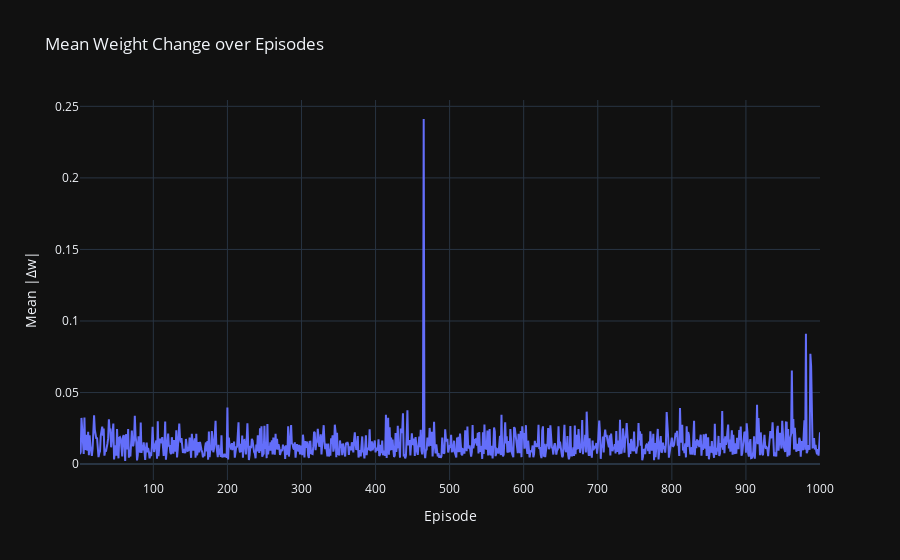

Here is the notebook cell this chart was saved with:
### Code cell
CLASS_NAME = "Berzerk-Default"

agent = Sarsa(env.action_space.n)

epsilon_min = 0.1

trainer = Trainer(epsilon_min, 0.8, initial_epsilon=0.5)
agent = trainer.train_if_needed(agent, env, class_name=CLASS_NAME, n_episodes=1000)

env.close()

### Figure 1 — Plotly figure (JSON) as saved in the notebook; plotly's stock layout.template omitted (floating-point values rounded to 4 significant figures; data arrays with more than 128 entries replaced by an {"elided": "..."} marker saying what was removed)
{"data": [{"hovertemplate": "Episode=%{x}<br>Mean |Δw|=%{y}<extra></extra>", "legendgroup": "", "line": {"color": "#636efa", "dash": "solid"}, "marker": {"symbol": "circle"}, "mode": "lines", "name": "", "orientation": "v", "showlegend": false, "x": {"elided": "1000 int values"}, "xaxis": "x", "y": {"elided": "1000 float values"}, "yaxis": "y", "type": "scatter"}], "layout": {"xaxis": {"anchor": "y", "domain": [0.0, 1.0], "title": {"text": "Episode"}}, "yaxis": {"anchor": "x", "domain": [0.0, 1.0], "title": {"text": "Mean |Δw|"}}, "legend": {"tracegroupgap": 0}, "title": {"text": "Mean Weight Change over Episodes"}}}
